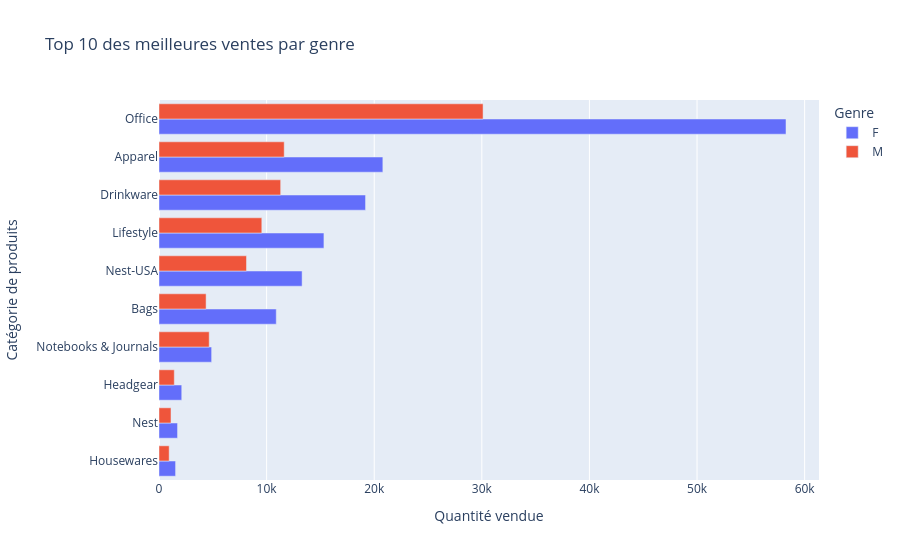

Source (notebook cell):
### Code cell
#Barplot

def barplot_top_10_ventes(data):

    # récupérer le top 10
    top = meilleure_vente(data, top=10, ascending=False).reset_index()

    # filtrer les données pour ces catégories
    data_top = data[data["Product_Category"].isin(top["Product_Category"])]

    # ventes par catégorie et genre
    ventes = data_top.groupby(["Product_Category", "Gender"])["Quantity"].sum().reset_index()

    fig = px.bar(
        ventes,
        x="Quantity",
        y="Product_Category",
        color="Gender",
        barmode="group",
        title="Top 10 des meilleures ventes par genre",
        labels={
            "Product_Category": "Catégorie de produits",
            "Quantity": "Quantité vendue",
            "Gender": "Genre"
        },
        category_orders={
            "Product_Category": top["Product_Category"].tolist()
        }
    )
    return fig
barplot_top_10_ventes(df)

### Figure 1 — Plotly figure (JSON) as saved in the notebook; plotly's stock layout.template omitted (floating-point values rounded to 4 significant figures)
{"data": [{"alignmentgroup": "True", "hovertemplate": "Genre=F<br>Quantité vendue=%{x}<br>Catégorie de produits=%{y}<extra></extra>", "legendgroup": "F", "marker": {"color": "#636efa", "pattern": {"shape": ""}}, "name": "F", "offsetgroup": "F", "orientation": "h", "showlegend": true, "textposition": "auto", "type": "bar", "x": [20800.0, 10900.0, 19190.0, 2113.0, 1540.0, 15330.0, 1723.0, 13300.0, 4891.0, 58270.0], "xaxis": "x", "y": ["Apparel", "Bags", "Drinkware", "Headgear", "Housewares", "Lifestyle", "Nest", "Nest-USA", "Notebooks & Journals", "Office"], "yaxis": "y"}, {"alignmentgroup": "True", "hovertemplate": "Genre=M<br>Quantité vendue=%{x}<br>Catégorie de produits=%{y}<extra></extra>", "legendgroup": "M", "marker": {"color": "#EF553B", "pattern": {"shape": ""}}, "name": "M", "offsetgroup": "M", "orientation": "h", "showlegend": true, "textposition": "auto", "type": "bar", "x": [11640.0, 4376.0, 11310.0, 1420.0, 944.0, 9554.0, 1114.0, 8131.0, 4665.0, 30120.0], "xaxis": "x", "y": ["Apparel", "Bags", "Drinkware", "Headgear", "Housewares", "Lifestyle", "Nest", "Nest-USA", "Notebooks & Journals", "Office"], "yaxis": "y"}], "layout": {"barmode": "group", "legend": {"title": {"text": "Genre"}, "tracegroupgap": 0}, "title": {"text": "Top 10 des meilleures ventes par genre"}, "xaxis": {"anchor": "y", "domain": [0, 1], "title": {"text": "Quantité vendue"}}, "yaxis": {"anchor": "x", "categoryarray": ["Housewares", "Nest", "Headgear", "Notebooks & Journals", "Bags", "Nest-USA", "Lifestyle", "Drinkware", "Apparel", "Office"], "categoryorder": "array", "domain": [0, 1], "title": {"text": "Catégorie de produits"}}}}
